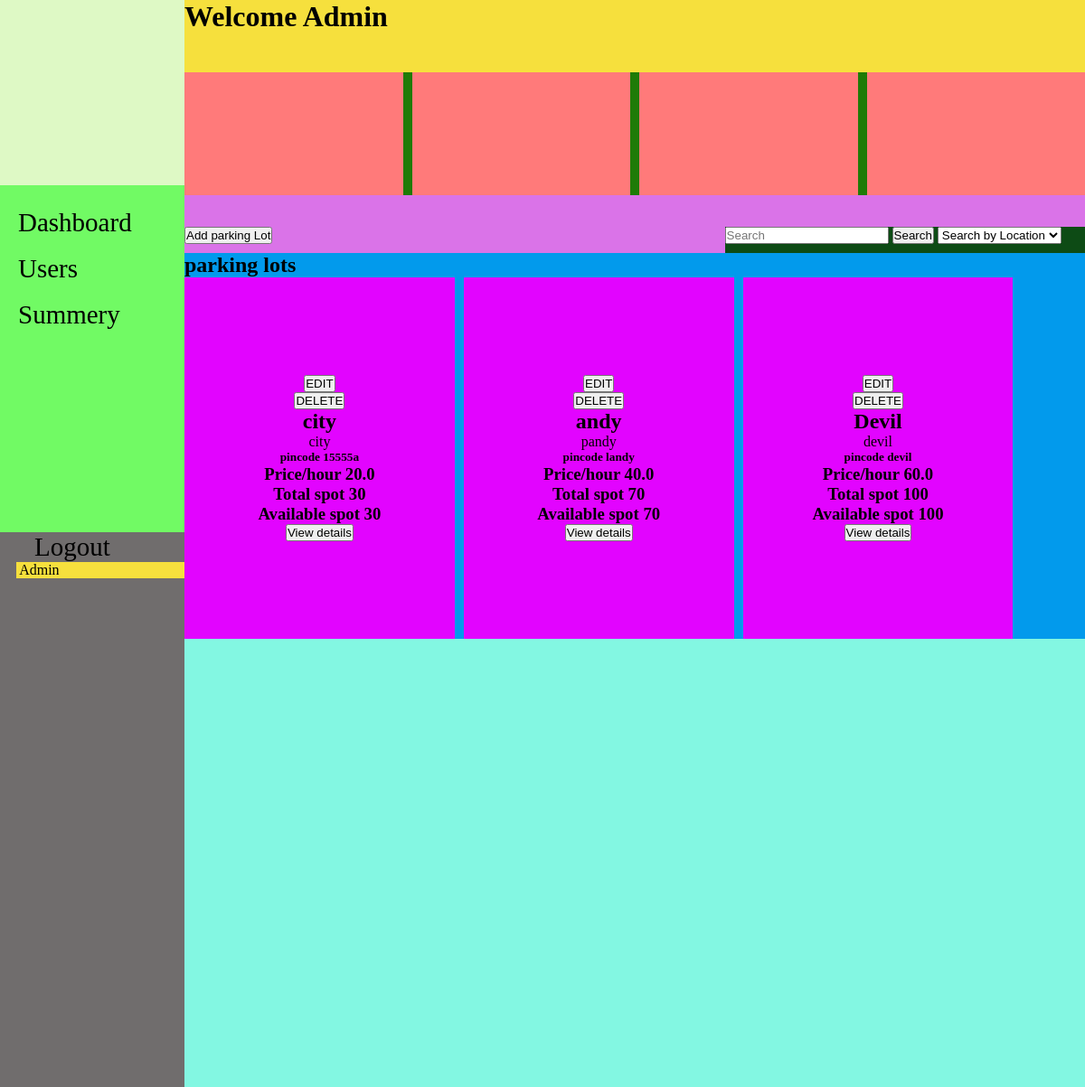
Page /admin_dashboard (signed in) on the committed database.
### models/parking_lot.py (models this page shows, shortened)
class ParkingLot(db.Model):
    __tablename__ = 'parking_lots'
    id = db.Column(db.Integer, primary_key=True)
    name= db.Column(db.String(80), unique=True, nullable=False)
    address = db.Column(db.String(200), nullable=False)
    pincode = db.Column(db.String(10), nullable=False)
    hourly_rate = db.Column(db.Float, nullable=False)
    total_spots = db.Column(db.Integer, nullable=False)
    occupied_spots = db.Column(db.Integer, default=0)
    ev_spots = db.Column(db.Integer, default=0)
    ev_charging_rate = db.Column(db.Float, nullable=True)
    opening_time = db.Column(db.String(10), nullable=True)
    closing_time = db.Column(db.String(10), nullable=True)
    is_24_hours = db.Column(db.Boolean, default=False)
    description = db.Column(db.String(200), nullable=True)

### routes/admin.py (the view)
@admin_bp.route('/admin_dashboard')
@login_required
@admin_required
def admin_dashboard():
    lots=ParkingLot.query.all()
    lot_id=request.args.get('lot_id')
    lot = None
    if lot_id:
        lot=ParkingLot.query.filter_by(id=lot_id).first()
    return render_template('admin_dashboard.html',lots=lots,lot=lot)

### Templates/admin_dashboard.html (shortened to what this page needs)
    {%extends "base.html" %}
    {%block style%}
    <link rel="stylesheet" href="{{url_for('static',filename='css/admin_dashboard.css')}}">
    {%endblock%}
    {%block content %}
    <div class="page-1">
        <div class="side-bar">
            <div class="side-bar-upper">
            </div>
            <div class="side-bar-lower">
                <div class="side-bar-lower-item">
                    <a href="admin_dashboard.html">Dashboard</a>
                </div>
                <div class="side-bar-lower-item">
                    <a href="admin_users.html">Users</a>
                </div>
                <div class="side-bar-lower-item">
                    <a href="admin_products.html">Summery</a>
                </div>
            </div>
            <div class="logout side-bar-lower-item">
                <a href="{{url_for('auth.logout')}}">
                    <span>Logout</span>
                </a>
            </div>
                <div class="profile ">
                    <span>Admin</span>
                </div>
        </div>
        <div class="right-side">
            <div class="div-1">
                <h1>Welcome Admin</h1>
            </div>
            <div class="div-2">
                <div class="div-2-item">
                </div>
                <div class="div-2-item">
                </div>
                <div class="div-2-item">
                </div>
                <div class="div-2-item">
                </div>
            </div>
            <div class="div-3">
                <div class="div-3-item-1">
                    <button id="add_parking_lot">Add parking Lot</button>
                </div>
                <div class="div-3-item-2">
                    <input type="search" name="search" id="" placeholder="Search">
                    <button>Search</button>
                    <select>
                        <option>Search by Location</option>
                    </select>
                </div>
            </div>
            <div class="div-4">
                <div class="div-4-heading">
                    <h2>parking lots</h2>
                </div>
                <div class="div-4-parking-lots-cards">
                    {%for lot in lots %}
                    <div class="div-4-card">
                        <a href="{{ url_for('admin.admin_dashboard', lot_id=lot.id) }}">
                            <button class="edit-lot">EDIT</button>
                        </a>
                        <a href="{{ url_for('parking.delete_lot', lot_id=lot.id) }}">
                            <button class="edit-lot">DELETE</button>
                        </a>
                        <h2>{{ lot.name }}</h2>
                        <p>{{ lot.address }}</p>
                        <h5>pincode {{ lot.pincode }}</h5>
                        <h3>Price/hour {{ lot.hourly_rate}}</h3>
                        <h3>Total spot {{lot.total_spots}}</h3>
                        <h3>Available spot {{lot.total_spots-lot.occupied_spots}}</h3>
                        <a href="{{url_for('parking.view_details',lot_id=lot.id)}}"><button>View details</button></a>
                    </div>
                    {%endfor%}
                </div>
            </div>
            <div class="div-5"></div>
        </div>
    </div>
    {%endblock%}

### Static/css/admin_dashboard.css (style rules this page uses)
* { margin: 0; padding: 0; box-sizing: border-box; }
html, body { width: 100%; height: 100%; background-color: #FFFFFF; }
.page-1 { display: flex; height: 100%; }
.side-bar { position: fixed; width: 17%; height: 100%; background-color: #706d6d; display: flex; flex-direction: column; }
.side-bar-upper { width: 100%; height: 17%; background-color: #def9c5; }
.side-bar-lower { width: 100%; height: 32%; background-color: #71fa64; display: flex; flex-direction: column; gap: 18px; padding-top: 25px; }
.side-bar-lower-item a { text-decoration: none; color: black; font-size: 29px; margin: 10px; padding: 10px; }
.logout { margin-left: 18px; }
.profile { margin-left: 18px; background-color: #f6e03d; }
.right-side { margin-left: 17%; width: 83%; height: 100%; background-color: #f98383; }
.div-1 { height: 10%; background-color: #f6e03d; }
.div-2 { width: 100%; height: 17%; background-color: #1e7b07; display: flex; gap: 10px; }
.div-2-item { width: 100%; height: 100%; background-color: #ff7a7a; }
.div-3 { width: 100%; height: 8%; background-color: #da73e8; display: flex; justify-content: space-between; padding-top: 35px; }
.div-3-item-2 { width: 40%; height: 100%; background-color: #0d4b15; }
.div-4 { width: 100%; background-color: #029aec; display: flex; flex-direction: column; }
.div-4-parking-lots-cards { width: 100%; display: flex; flex-wrap: wrap; gap: 10px; }
.div-4-card { width: 30%; height: 50vh; background-color: #e204ff; display: flex; flex-direction: column; justify-content: center; align-items: center; }
.div-5 { width: 100%; height: 62%; background-color: #83f7e2; display: flex; flex-direction: column; }

### rows in the picture
ParkingLot: name "city", address "city", pincode "15555a", hourly_rate "20.0", total_spots "30", lot.total_spots-lot.occupied_spots "30"
ParkingLot: name "andy", address "pandy", pincode "landy", hourly_rate "40.0", total_spots "70", lot.total_spots-lot.occupied_spots "70"
ParkingLot: name "Devil", address "devil", pincode "devil", hourly_rate "60.0", total_spots "100", lot.total_spots-lot.occupied_spots "100"
